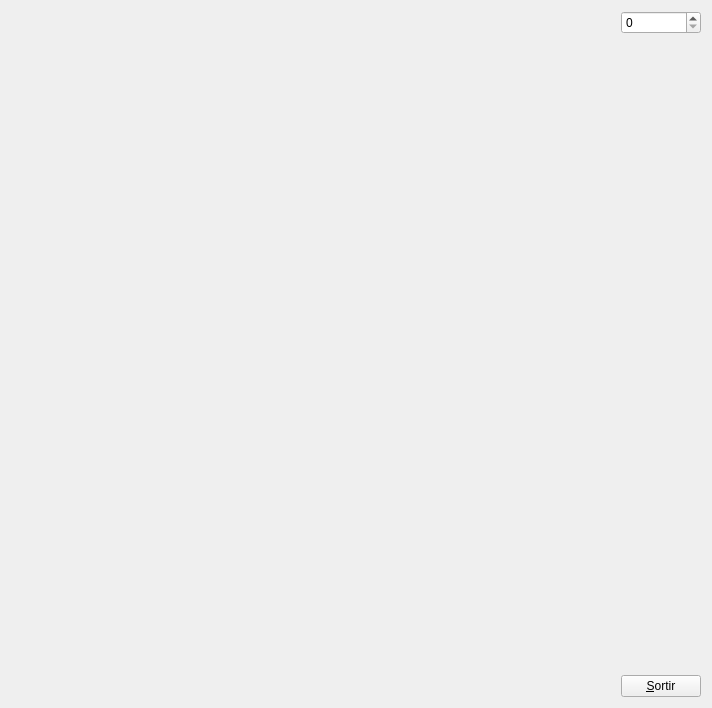
<?xml version="1.0" encoding="UTF-8"?>
<ui version="4.0">
 <class>MyForm</class>
 <widget class="QWidget" name="MyForm">
  <property name="geometry">
   <rect>
    <x>0</x>
    <y>0</y>
    <width>712</width>
    <height>708</height>
   </rect>
  </property>
  <property name="minimumSize">
   <size>
    <width>708</width>
    <height>708</height>
   </size>
  </property>
  <property name="windowTitle">
   <string>Form</string>
  </property>
  <layout class="QHBoxLayout" name="horizontalLayout">
   <item>
    <widget class="MyGLWidget" name="widget" native="true">
     <property name="sizePolicy">
      <sizepolicy hsizetype="Expanding" vsizetype="Expanding">
       <horstretch>0</horstretch>
       <verstretch>0</verstretch>
      </sizepolicy>
     </property>
    </widget>
   </item>
   <item>
    <layout class="QVBoxLayout" name="verticalLayout">
     <item>
      <widget class="QSpinBox" name="spinBox"/>
     </item>
     <item>
      <spacer name="verticalSpacer">
       <property name="orientation">
        <enum>Qt::Vertical</enum>
       </property>
       <property name="sizeHint" stdset="0">
        <size>
         <width>20</width>
         <height>40</height>
        </size>
       </property>
      </spacer>
     </item>
     <item>
      <widget class="QPushButton" name="pushButton">
       <property name="sizePolicy">
        <sizepolicy hsizetype="Fixed" vsizetype="Fixed">
         <horstretch>0</horstretch>
         <verstretch>0</verstretch>
        </sizepolicy>
       </property>
       <property name="text">
        <string>&amp;Sortir</string>
       </property>
      </widget>
     </item>
    </layout>
   </item>
  </layout>
 </widget>
 <customwidgets>
  <customwidget>
   <class>MyGLWidget</class>
   <extends>QWidget</extends>
   <header>MyGLWidget.h</header>
   <container>1</container>
  </customwidget>
 </customwidgets>
 <resources/>
 <connections>
  <connection>
   <sender>pushButton</sender>
   <signal>clicked()</signal>
   <receiver>MyForm</receiver>
   <slot>close()</slot>
   <hints>
    <hint type="sourcelabel">
     <x>546</x>
     <y>488</y>
    </hint>
    <hint type="destinationlabel">
     <x>556</x>
     <y>498</y>
    </hint>
   </hints>
  </connection>
 </connections>
</ui>
